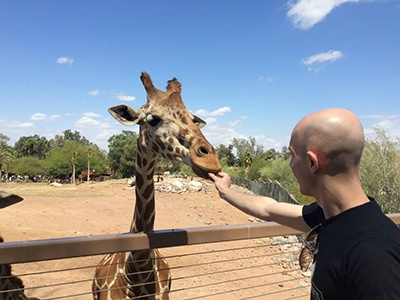
#> input picture lessons/newimage.jpg, 400 x 300 px
$ python crop.py --image newimage.jpg
#> lines starting #> are read from the running program, lines starting #| are printed output that depends on the picture
import argparse
import cv2

ap = argparse.ArgumentParser()
ap.add_argument("-i", "--image", required=True, help="Path to the image")
args = vars(ap.parse_args())

# load the image and show it
image = cv2.imread(args["image"])
#> image is the input picture: shape (300, 400, 3); mean B, G, R 150.4, 143.8, 139.7
cv2.imshow("Original", image)

# cropping an image is accomplished using simple NumPy slices
face = image[85:250, 85:220]  # start y:end y, start x:end x
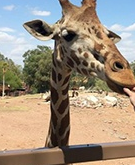
#> face: shape (165, 135, 3); mean B, G, R 126.7, 143.9, 157.8
cv2.imshow("Face", face)
cv2.waitKey(0)

# crop entire body
body = image[90:450, 0:290]
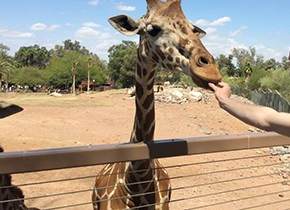
#> body: shape (210, 290, 3); mean B, G, R 130.8, 151.3, 166.7
cv2.imshow("Body", body)
cv2.waitKey(0)

# crop people
# people = image[150:250, 0:85]
people = image[173:235, 13:81]
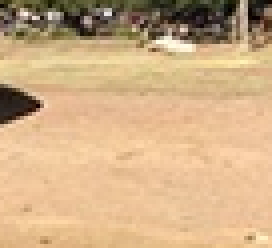
#> people: shape (62, 68, 3) (shown 4 times larger); mean B, G, R 134.1, 174.1, 207.4
cv2.imshow("People", people)
cv2.waitKey(0)

# crop boat
boat = image[120:220, 225:380]
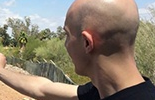
#> boat: shape (100, 155, 3); mean B, G, R 111, 127, 139.4
cv2.imshow("Boat", boat)
cv2.waitKey(0)
